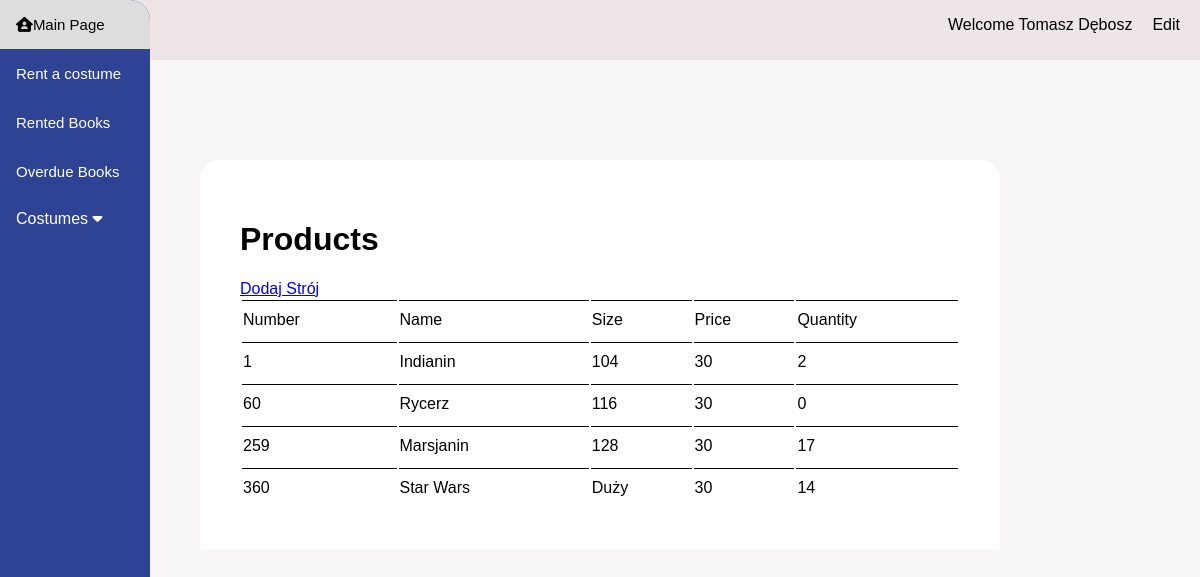
Screenshot of /list.php (signed in) with the database file from the repository.
### tables this page shows
CREATE TABLE `costumes` (
  `id_product` int(11) NOT NULL,
  `number` varchar(100) NOT NULL,
  `name_costume` varchar(100) NOT NULL,
  `size` varchar(100) NOT NULL,
  `price` varchar(100) NOT NULL,
  `quantity` varchar(100) NOT NULL,
  `category_id` varchar(100) NOT NULL
);

### list.php (the view, shortened to what this page needs)
<?php
    require_once ('includes/config.php');
    $site_title = "Products";
    $conn = new mysqli($servername, $username, $password, $db_name);
    $sql = "SELECT * FROM costumes";
    $results = $conn->query($sql);
?>
<!DOCTYPE html>
<html lang="en">
<head>
    <?php include ('includes/head.php') ?>
</head>
<body>
<?php include('includes/header.php') ?>
    <div class="content">
        <?php include('includes/navbar-top.php') ?>
        <div class="list">
            <div class="menu">
                <h1><?php echo $site_title; ?></h1>
                <a href="add_costume.php">Dodaj Strój</a>
            </div>
            <table>
                <thead>
                    <td>Number</td>
                    <td>Name</td>
                    <td>Size</td>
                    <td>Price</td>
                    <td>Quantity</td>
                </thead>
                <?php
                if($results->num_rows>0){
                    while($row = $results->fetch_assoc()) {
                        echo '<tr>
                        <td>'.$row['number'].'</td>
                        <td>'.$row['name_costume'].'</td>
                        <td>'.$row['size'].'</td>
                        <td>'.$row['price'].'</td>
                        <td>'.$row['quantity'].'</td>
                    </tr>';
                    }
                }
                ?>
            </table>
        </div>
    </div>
</body>
</html>

### styles/style.css (style rules this page uses)
* { -webkit-box-sizing: border-box; box-sizing: border-box; }
body { margin: 0; font-family: Arial, Helvetica, sans-serif; background-color: #f8f6f7; }
.content .menu { width: 100%; }
.content .list { margin-left: 200px; margin-right: 200px; margin-top: 100px; padding: 40px; border-top-left-radius: 20px; border-top-right-radius: 20px; background-color: white; }
.content .list table { width: 100%; }
.content .list tr { height: 40px; }
.content .list td { border-top: 1px solid black; }
.content .list a { color: blue; }

### rows the page displays
costumes: number "1", name_costume "Indianin", size "104", price "30", quantity "2"
costumes: number "60", name_costume "Rycerz", size "116", price "30", quantity "0"
costumes: number "259", name_costume "Marsjanin", size "128", price "30", quantity "17"
costumes: number "360", name_costume "Star Wars", size "Duży", price "30", quantity "14"

### other values shown
$site_title "Products"
